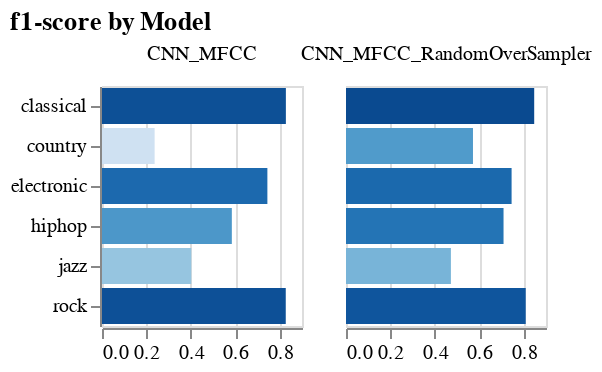

Source (notebook cell):
### Code cell
comp.display_metric_comparison_chart(comp.metrics[2])

### Figure 1 — Vega specification as saved in the notebook (floating-point values rounded to 4 significant figures)
{"$schema": "https://vega.github.io/schema/vega/v5.json", "data": [{"name": "source_0", "values": [{"index": "CNN_MFCC", "classical": 0.8275, "country": 0.2368, "electronic": 0.7442, "hiphop": 0.5843, "jazz": 0.4019, "rock": 0.8269, "accuracy": 0.7511, "macro avg": 0.6036, "weighted avg": 0.737, "type": "classical", "amount": 0.8275, "amount_start": 0.0, "amount_end": 0.8275}, {"index": "CNN_MFCC", "classical": 0.8275, "country": 0.2368, "electronic": 0.7442, "hiphop": 0.5843, "jazz": 0.4019, "rock": 0.8269, "accuracy": 0.7511, "macro avg": 0.6036, "weighted avg": 0.737, "type": "country", "amount": 0.2368, "amount_start": 0.0, "amount_end": 0.2368}, {"index": "CNN_MFCC", "classical": 0.8275, "country": 0.2368, "electronic": 0.7442, "hiphop": 0.5843, "jazz": 0.4019, "rock": 0.8269, "accuracy": 0.7511, "macro avg": 0.6036, "weighted avg": 0.737, "type": "electronic", "amount": 0.7442, "amount_start": 0.0, "amount_end": 0.7442}, {"index": "CNN_MFCC", "classical": 0.8275, "country": 0.2368, "electronic": 0.7442, "hiphop": 0.5843, "jazz": 0.4019, "rock": 0.8269, "accuracy": 0.7511, "macro avg": 0.6036, "weighted avg": 0.737, "type": "hiphop", "amount": 0.5843, "amount_start": 0.0, "amount_end": 0.5843}, {"index": "CNN_MFCC", "classical": 0.8275, "country": 0.2368, "electronic": 0.7442, "hiphop": 0.5843, "jazz": 0.4019, "rock": 0.8269, "accuracy": 0.7511, "macro avg": 0.6036, "weighted avg": 0.737, "type": "jazz", "amount": 0.4019, "amount_start": 0.0, "amount_end": 0.4019}, {"index": "CNN_MFCC", "classical": 0.8275, "country": 0.2368, "electronic": 0.7442, "hiphop": 0.5843, "jazz": 0.4019, "rock": 0.8269, "accuracy": 0.7511, "macro avg": 0.6036, "weighted avg": 0.737, "type": "rock", "amount": 0.8269, "amount_start": 0.0, "amount_end": 0.8269}, {"index": "CNN_MFCC_RandomOverSampler", "classical": 0.8469, "country": 0.5714, "electronic": 0.7452, "hiphop": 0.7089, "jazz": 0.4721, "rock": 0.8087, "accuracy": 0.7544, "macro avg": 0.6922, "weighted avg": 0.7597, "type": "classical", "amount": 0.8469, "amount_start": 0.0, "amount_end": 0.8469}, {"index": "CNN_MFCC_RandomOverSampler", "classical": 0.8469, "country": 0.5714, "electronic": 0.7452, "hiphop": 0.7089, "jazz": 0.4721, "rock": 0.8087, "accuracy": 0.7544, "macro avg": 0.6922, "weighted avg": 0.7597, "type": "country", "amount": 0.5714, "amount_start": 0.0, "amount_end": 0.5714}, {"index": "CNN_MFCC_RandomOverSampler", "classical": 0.8469, "country": 0.5714, "electronic": 0.7452, "hiphop": 0.7089, "jazz": 0.4721, "rock": 0.8087, "accuracy": 0.7544, "macro avg": 0.6922, "weighted avg": 0.7597, "type": "electronic", "amount": 0.7452, "amount_start": 0.0, "amount_end": 0.7452}, {"index": "CNN_MFCC_RandomOverSampler", "classical": 0.8469, "country": 0.5714, "electronic": 0.7452, "hiphop": 0.7089, "jazz": 0.4721, "rock": 0.8087, "accuracy": 0.7544, "macro avg": 0.6922, "weighted avg": 0.7597, "type": "hiphop", "amount": 0.7089, "amount_start": 0.0, "amount_end": 0.7089}, {"index": "CNN_MFCC_RandomOverSampler", "classical": 0.8469, "country": 0.5714, "electronic": 0.7452, "hiphop": 0.7089, "jazz": 0.4721, "rock": 0.8087, "accuracy": 0.7544, "macro avg": 0.6922, "weighted avg": 0.7597, "type": "jazz", "amount": 0.4721, "amount_start": 0.0, "amount_end": 0.4721}, {"index": "CNN_MFCC_RandomOverSampler", "classical": 0.8469, "country": 0.5714, "electronic": 0.7452, "hiphop": 0.7089, "jazz": 0.4721, "rock": 0.8087, "accuracy": 0.7544, "macro avg": 0.6922, "weighted avg": 0.7597, "type": "rock", "amount": 0.8087, "amount_start": 0.0, "amount_end": 0.8087}]}, {"name": "column_domain", "values": [{"index": "CNN_MFCC", "count": 6}, {"index": "CNN_MFCC_RandomOverSampler", "count": 6}]}, {"name": "source_0_y_domain_type", "values": [{"type": "classical"}, {"type": "country"}, {"type": "electronic"}, {"type": "hiphop"}, {"type": "jazz"}, {"type": "rock"}]}, {"name": "source_0_color_domain_amount", "values": [{"min": 0.2368, "max": 0.8469}]}], "signals": [{"name": "child_width", "value": 100}, {"name": "y_step", "value": 20}, {"name": "child_height", "update": "bandspace(domain('y').length, 0.1, 0.05) * y_step"}], "marks": [{"type": "group", "name": "row_header", "encode": {"update": {"height": {"signal": "child_height"}}}, "axes": [{"scale": "y", "orient": "left", "zindex": 0, "grid": false}], "role": "row-header"}, {"type": "group", "name": "column_header", "from": {"data": "column_domain"}, "sort": {"field": "datum[\"index\"]", "order": "ascending"}, "encode": {"update": {"width": {"signal": "child_width"}}}, "title": {"text": {"signal": "isValid(parent[\"index\"]) ? parent[\"index\"] : \"\"+parent[\"index\"]"}, "frame": "group", "style": "guide-label", "offset": 10}, "role": "column-header"}, {"type": "group", "name": "column_footer", "from": {"data": "column_domain"}, "sort": {"field": "datum[\"index\"]", "order": "ascending"}, "encode": {"update": {"width": {"signal": "child_width"}}}, "axes": [{"scale": "x", "tickCount": {"signal": "ceil(child_width/40)"}, "zindex": 0, "grid": false, "labelFlush": true, "labelOverlap": true, "orient": "bottom"}], "role": "column-footer"}, {"type": "group", "name": "cell", "from": {"facet": {"data": "source_0", "name": "facet", "groupby": ["index"]}}, "sort": {"field": ["datum[\"index\"]"], "order": ["ascending"]}, "encode": {"update": {"height": {"signal": "child_height"}, "width": {"signal": "child_width"}}}, "marks": [{"type": "rect", "name": "child_marks", "from": {"data": "facet"}, "encode": {"update": {"y": {"field": "type", "scale": "y"}, "height": {"signal": "max(0.25, bandwidth('y'))"}, "x": {"field": "amount_end", "scale": "x"}, "x2": {"field": "amount_start", "scale": "x"}, "fill": {"field": "amount", "scale": "color"}}}, "style": ["bar"]}], "axes": [{"scale": "x", "grid": true, "labels": false, "maxExtent": 0, "minExtent": 0, "aria": false, "gridScale": "y", "ticks": false, "zindex": 0, "domain": false, "orient": "bottom", "tickCount": {"signal": "ceil(child_width/40)"}}], "style": "cell"}], "scales": [{"name": "x", "type": "linear", "domain": {"data": "source_0", "fields": ["amount_start", "amount_end"]}, "range": [0, {"signal": "child_width"}], "zero": true, "nice": true}, {"name": "y", "type": "band", "domain": {"data": "source_0_y_domain_type", "field": "type", "sort": true}, "range": {"step": {"signal": "y_step"}}, "paddingOuter": 0.05, "paddingInner": 0.1}, {"name": "color", "type": "linear", "domain": [{"signal": "(data(\"source_0_color_domain_amount\")[0] || {}).min"}, {"signal": "(data(\"source_0_color_domain_amount\")[0] || {}).max"}], "range": "ramp", "zero": false, "interpolate": "hcl"}], "title": {"text": "f1-score by Model", "anchor": "start"}, "layout": {"padding": 20, "columns": {"signal": "length(data('column_domain'))"}, "bounds": "full", "align": "all"}, "padding": 5, "background": "white"}
